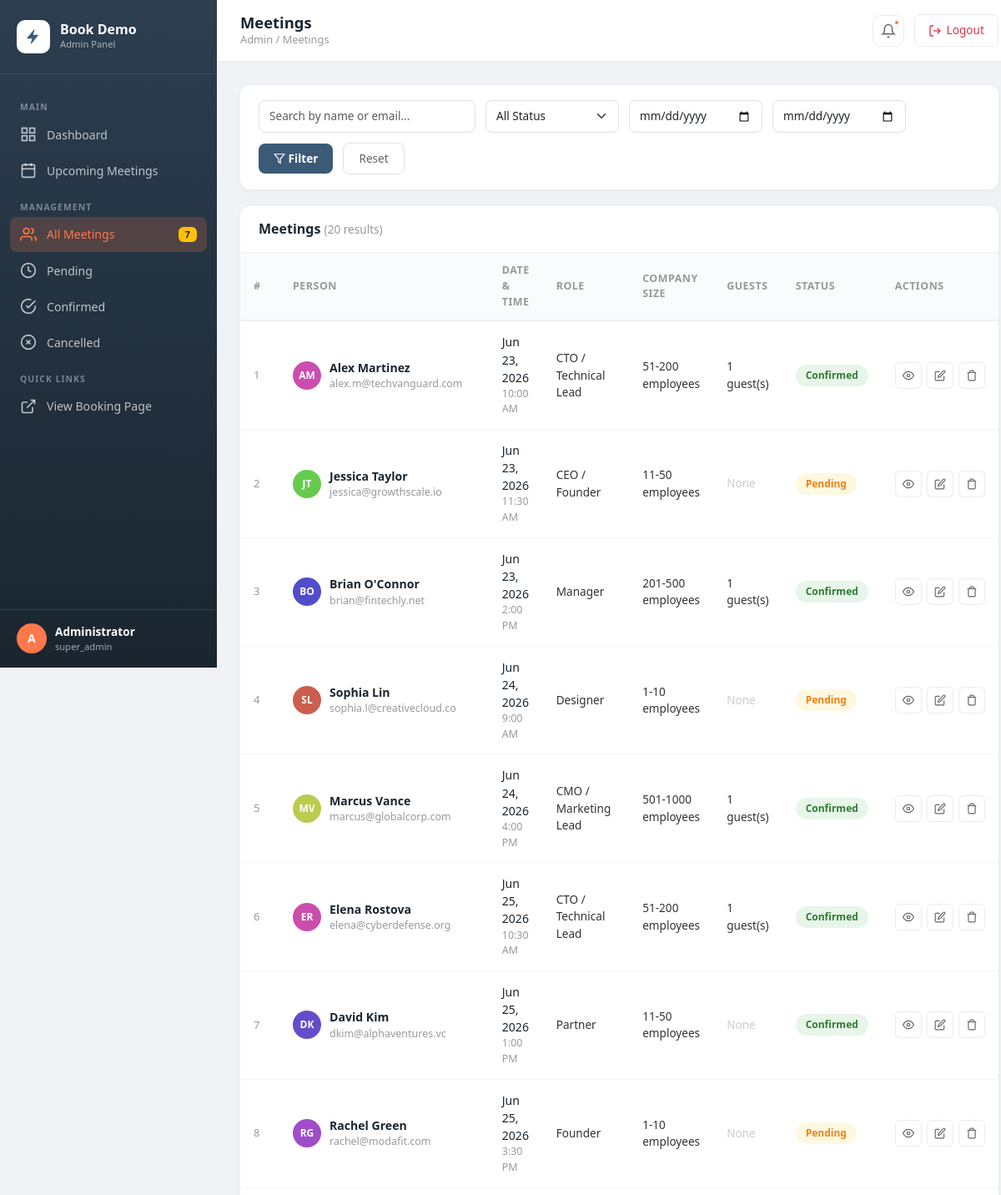
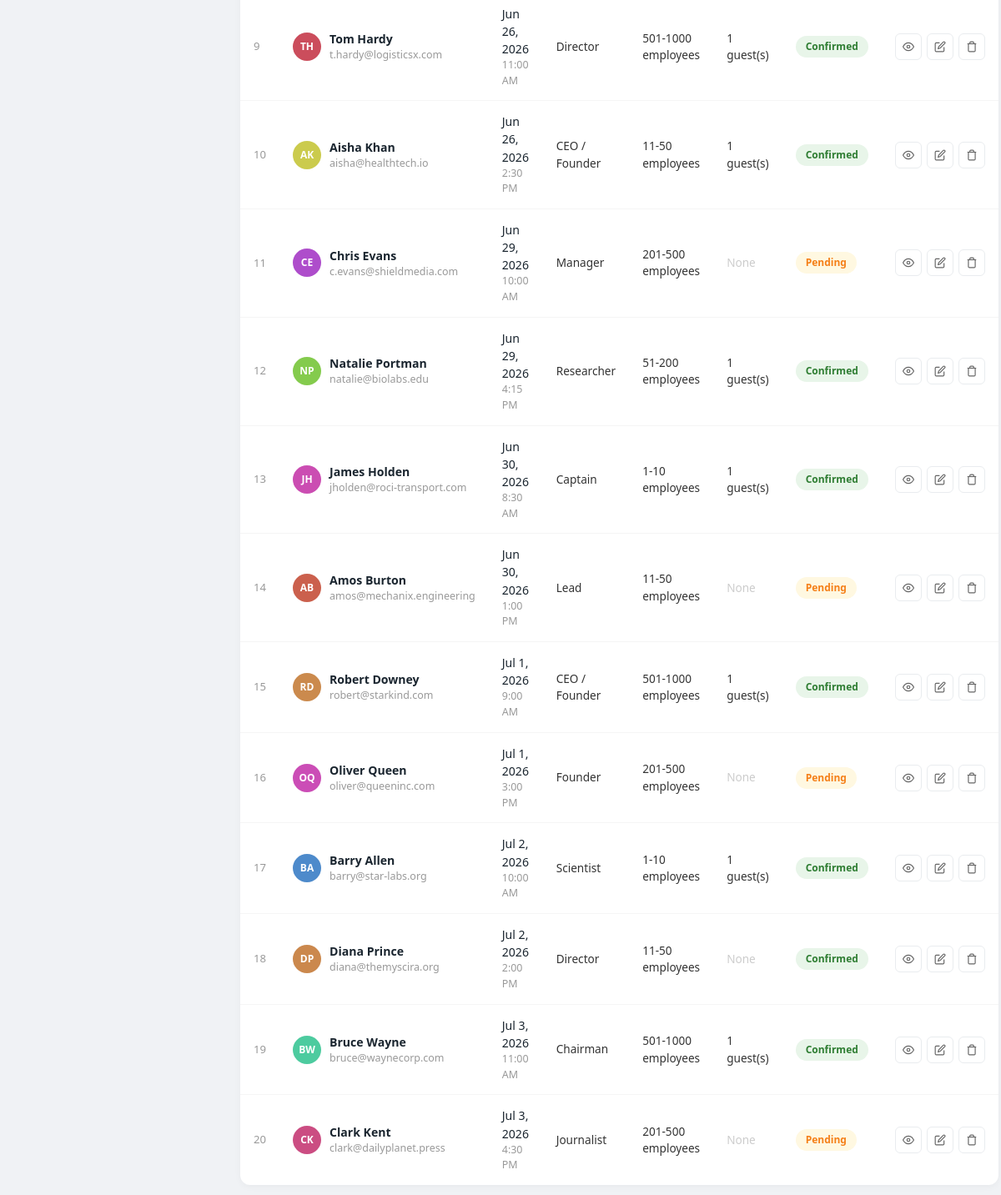
Screenshot of /admin/meetings.php (signed in) with the database file from the repository (2 pictures, top to bottom).
### tables this page shows
CREATE TABLE IF NOT EXISTS `bookings` (
  `id` INT UNSIGNED NOT NULL AUTO_INCREMENT,
  `first_name` VARCHAR(100) NOT NULL,
  `last_name` VARCHAR(100) NOT NULL,
  `email` VARCHAR(255) NOT NULL,
  `role` VARCHAR(100) DEFAULT NULL,
  `employees` VARCHAR(50) DEFAULT NULL,
  `website_url` VARCHAR(500) DEFAULT NULL,
  `ai_search_experience` VARCHAR(100) DEFAULT NULL,
  `referral_source` VARCHAR(100) DEFAULT NULL,
  `notes` TEXT DEFAULT NULL,
  `guest_emails` TEXT DEFAULT NULL,
  `selected_date` DATE NOT NULL,
  `selected_time` VARCHAR(10) NOT NULL,
  `status` ENUM('pending', 'confirmed', 'cancelled', 'completed') NOT NULL DEFAULT 'pending',
  `created_at` TIMESTAMP DEFAULT CURRENT_TIMESTAMP,
  `updated_at` TIMESTAMP DEFAULT CURRENT_TIMESTAMP ON UPDATE CURRENT_TIMESTAMP,
  PRIMARY KEY (`id`),
  INDEX `idx_email` (`email`),
  INDEX `idx_date` (`selected_date`),
  INDEX `idx_status` (`status`)
);

### includes/classes/Database.php (called while the page is built, shortened)
<?php
class Database
{
    private static ?Database $instance = null;
    private ?PDO $pdo = null;
    private string $host;
    private string $dbName;
    private string $username;
    private string $password;
    private string $charset;
    private function __construct()
    {
        $this->host = DB_HOST;
        $this->dbName = DB_NAME;
        $this->username = DB_USER;
        $this->password = DB_PASS;
        $this->charset = DB_CHARSET;
    }
    public static function getInstance(): Database
    {
        if (self::$instance === null) {
            self::$instance = new self();
        }
        return self::$instance;
    }
    public function getConnection(): PDO
    {
        if ($this->pdo === null) {
            try {
                $dsn = "mysql:host={$this->host};dbname={$this->dbName};charset={$this->charset}";
                $options = [
                    PDO::ATTR_ERRMODE => PDO::ERRMODE_EXCEPTION,
                    PDO::ATTR_DEFAULT_FETCH_MODE => PDO::FETCH_ASSOC,
                    PDO::ATTR_EMULATE_PREPARES => false,
                    PDO::MYSQL_ATTR_INIT_COMMAND => "SET NAMES {$this->charset}",
                ];
                $this->pdo = new PDO($dsn, $this->username, $this->password, $options);
            } catch (PDOException $e) {
                throw new Exception("Database connection failed: " . $e->getMessage());
            }
        }
        return $this->pdo;
    }
    public function query(string $sql, array $params = []): PDOStatement
    {
        $stmt = $this->getConnection()->prepare($sql);
        $stmt->execute($params);
        return $stmt;
    }
    public function fetchAll(string $sql, array $params = []): array
    {
        return $this->query($sql, $params)->fetchAll();
    }
}

### includes/classes/Meeting.php (called while the page is built, shortened)
<?php
require_once __DIR__ . '/Database.php';
class Meeting
{
    private ?int $id = null;
    private string $firstName = '';
    private string $lastName = '';
    private string $email = '';
    private string $role = '';
    private string $employees = '';
    private string $guestEmails = '';
    private string $selectedDate = '';
    private string $selectedTime = '';
    private string $status = 'pending';
    public function getId(): ?int { return $this->id; }
    public function getFirstName(): string { return $this->firstName; }
    public function getLastName(): string { return $this->lastName; }
    public function getEmail(): string { return $this->email; }
    public function getRole(): string { return $this->role; }
    public function getEmployees(): string { return $this->employees; }
    public function getStatus(): string { return $this->status; }
    public function getFullName(): string
    {
        return trim($this->firstName . ' ' . $this->lastName);
    }
    public function getFormattedDate(): string
    {
        return date('M j, Y', strtotime($this->selectedDate));
    }
    public function getFormattedTime(): string
    {
        return date('g:i A', strtotime($this->selectedTime));
    }
    public function getGuestEmailList(): array
    {
        if (empty($this->guestEmails)) return [];
        return array_filter(array_map('trim', explode(',', $this->guestEmails)));
    }
    public function getGuestCount(): int
    {
        return count($this->getGuestEmailList());
    }
    public function getStatusLabel(): string
    {
        return match ($this->status) {
            'confirmed' => 'Confirmed',
            'pending' => 'Pending',
            'cancelled' => 'Cancelled',
            'completed' => 'Completed',
            default => ucfirst($this->status),
        };
    }
    public static function getAll(array $filters = [], string $orderBy = 'selected_date', string $orderDir = 'ASC'): array
    {
        try {
            $db = Database::getInstance();
            $sql = "SELECT * FROM bookings WHERE 1=1";
            $params = [];
            $orderDir = strtoupper($orderDir) === 'DESC' ? 'DESC' : 'ASC';
            $allowedOrders = ['selected_date', 'created_at', 'first_name', 'email', 'status'];
            $sql .= " ORDER BY {$orderBy} {$orderDir}";
            $rows = $db->fetchAll($sql, $params);
            return array_map(function ($row) {
                $meeting = new self();
                $meeting->hydrate($row);
                return $meeting;
            }, $rows);
        } catch (Exception $e) {
            return [];
        }
    }
    private function hydrate(array $row): void
    {
        $this->id = (int) ($row['id'] ?? null);
        $this->firstName = $row['first_name'] ?? '';
        $this->lastName = $row['last_name'] ?? '';
        $this->email = $row['email'] ?? '';
        $this->role = $row['role'] ?? '';
        $this->employees = $row['employees'] ?? '';
        $this->guestEmails = $row['guest_emails'] ?? '';
        $this->selectedDate = $row['selected_date'] ?? '';
        $this->selectedTime = $row['selected_time'] ?? '';
        $this->status = $row['status'] ?? 'pending';
    }
}

### admin/meetings.php (the view, shortened to what this page needs)
<?php
require_once __DIR__ . '/../includes/classes/Meeting.php';
$filters = [];
$getSearch = $_GET['search'] ?? '';
$getDateFrom = $_GET['date_from'] ?? '';
$getDateTo = $_GET['date_to'] ?? '';
$meetings = Meeting::getAll($filters, 'selected_date', 'ASC');
?>
<!DOCTYPE html>
<html lang="en">
<head>
    <link href="https://cdn.jsdelivr.net/npm/bootstrap@5.3.3/dist/css/bootstrap.min.css" rel="stylesheet">
    <link rel="stylesheet" href="../css/admin.css">
</head>
<body>
<div class="admin-wrapper">
    <?php include __DIR__ . '/../includes/partials/admin_sidebar.php'; ?>
    <main class="admin-main">
        <?php include __DIR__ . '/../includes/partials/admin_topbar.php'; ?>
        <div class="admin-content">
            <div class="filter-bar">
                <form method="GET" action="meetings.php" id="filter-form" style="display: flex; align-items: center; gap: 12px; flex-wrap: wrap; flex: 1;">
                    <input type="text" name="search" class="form-control" placeholder="Search by name or email..." value="<?= htmlspecialchars($getSearch) ?>" style="max-width: 260px;">
                    <select name="status" class="form-select" style="max-width: 160px;">
                        <option value="">All Status</option>
                    </select>
                    <input type="date" name="date_from" class="form-control" value="<?= htmlspecialchars($getDateFrom) ?>" style="max-width: 160px;" placeholder="From">
                    <input type="date" name="date_to" class="form-control" value="<?= htmlspecialchars($getDateTo) ?>" style="max-width: 160px;" placeholder="To">
                    <button type="submit" class="btn-filter">
                        <svg width="14" height="14" viewBox="0 0 24 24" fill="none" stroke="currentColor" stroke-width="2" style="vertical-align: -2px;"><polygon points="22 3 2 3 10 12.46 10 19 14 21 14 12.46 22 3"/></svg>
                        Filter
                    </button>
                    <button type="button" id="filter-reset" class="btn-reset">Reset</button>
                </form>
            </div>
            <div class="content-card">
                <div class="card-header">
                    <h3><?= htmlspecialchars($pageTitle) ?> <span style="font-weight: 400; font-size: 0.85rem; color: #999;">(<?= count($meetings) ?> results)</span></h3>
                </div>
                <div class="card-body" style="padding: 0;">
                    <?php if (empty($meetings)): ?>
                        <div class="empty-state">
                            <svg viewBox="0 0 24 24" fill="none" stroke="currentColor" stroke-width="2"><path d="M17 21v-2a4 4 0 0 0-4-4H5a4 4 0 0 0-4 4v2"/><circle cx="9" cy="7" r="4"/><path d="M23 21v-2a4 4 0 0 0-3-3.87"/><path d="M16 3.13a4 4 0 0 1 0 7.75"/></svg>
                            <h3>No meetings found</h3>
                            <p>Try adjusting your filters or wait for new bookings.</p>
                        </div>
                    <?php else: ?>
                        <div style="overflow-x: auto;">
                            <table class="meetings-table">
                                <thead>
                                    <tr>
                                        <th>#</th>
                                        <th>Person</th>
                                        <th>Date & Time</th>
                                        <th>Role</th>
                                        <th>Company Size</th>
                                        <th>Guests</th>
                                        <th>Status</th>
                                        <th>Actions</th>
                                    </tr>
                                </thead>
                                <tbody>
                                    <?php foreach ($meetings as $index => $meeting): ?>
                                        <tr>
                                            <td style="color: #999; font-size: 0.82rem;"><?= $meeting->getId() ?></td>
                                            <td>
                                                <div class="meeting-person">
                                                    <div class="meeting-avatar" style="background: hsl(<?= crc32($meeting->getEmail()) % 360 ?>, 55%, 55%);">
                                                        <?= strtoupper(substr($meeting->getFirstName(), 0, 1) . substr($meeting->getLastName(), 0, 1)) ?>
                                                    </div>
                                                    <div class="meeting-person-info">
                                                        <div class="person-name"><?= htmlspecialchars($meeting->getFullName()) ?></div>
                                                        <div class="person-email"><?= htmlspecialchars($meeting->getEmail()) ?></div>
                                                    </div>
                                                </div>
                                            </td>
                                            <td>
                                                <div class="meeting-datetime">
                                                    <div class="meeting-date"><?= htmlspecialchars($meeting->getFormattedDate()) ?></div>
                                                    <div class="meeting-time"><?= htmlspecialchars($meeting->getFormattedTime()) ?></div>
                                                </div>
                                            </td>
                                            <td style="font-size: 0.85rem;"><?= htmlspecialchars(ROLE_OPTIONS[$meeting->getRole()] ?? ucfirst($meeting->getRole())) ?></td>
                                            <td style="font-size: 0.85rem;"><?= htmlspecialchars(EMPLOYEE_OPTIONS[$meeting->getEmployees()] ?? $meeting->getEmployees()) ?></td>
                                            <td style="font-size: 0.85rem;"><?= $meeting->getGuestCount() > 0 ? $meeting->getGuestCount() . ' guest(s)' : '<span style="color:#ccc;">None</span>' ?></td>
                                            <td>
                                                <span class="status-badge status-<?= $meeting->getStatus() ?>">
                                                    <?= htmlspecialchars($meeting->getStatusLabel()) ?>
                                                </span>
                                            </td>
                                            <td>
                                                <div class="action-btns">
                                                    <a href="meeting_view.php?id=<?= $meeting->getId() ?>" class="btn-action view" title="View Details">
                                                        <svg width="14" height="14" viewBox="0 0 24 24" fill="none" stroke="currentColor" stroke-width="2"><path d="M1 12s4-8 11-8 11 8 11 8-4 8-11 8-11-8-11-8z"/><circle cx="12" cy="12" r="3"/></svg>
                                                    </a>
                                                    <a href="meeting_edit.php?id=<?= $meeting->getId() ?>" class="btn-action edit" title="Edit Meeting">
                                                        <svg width="14" height="14" viewBox="0 0 24 24" fill="none" stroke="currentColor" stroke-width="2"><path d="M11 4H4a2 2 0 0 0-2 2v14a2 2 0 0 0 2 2h14a2 2 0 0 0 2-2v-7"/><path d="M18.5 2.5a2.121 2.121 0 0 1 3 3L12 15l-4 1 1-4 9.5-9.5z"/></svg>
                                                    </a>
                                                    <form method="POST" action="meeting_delete.php" class="delete-form" style="display:inline;">
                                                        <button type="submit" class="btn-action delete" title="Delete Meeting">
                                                            <svg width="14" height="14" viewBox="0 0 24 24" fill="none" stroke="currentColor" stroke-width="2"><polyline points="3 6 5 6 21 6"/><path d="M19 6v14a2 2 0 0 1-2 2H7a2 2 0 0 1-2-2V6m3 0V4a2 2 0 0 1 2-2h4a2 2 0 0 1 2 2v2"/></svg>
                                                        </button>
                                                    </form>
                                                </div>
                                            </td>
                                        </tr>
                                    <?php endforeach; ?>
                                </tbody>
                            </table>
                        </div>
                    <?php endif; ?>
                </div>
            </div>
        </div>
    </main>
</div>
</body>
</html>

### rows the page displays
bookings: id "1", first_name+last_name "AM", $meeting->getFullName() "Alex Martinez", email "alex.m@techvanguard.com", selected_date "Jun 23, 2026", selected_time "10:00 AM", role "CTO / Technical Lead", employees "51-200 employees", guest_emails "1", status "Confirmed"
bookings: id "2", first_name+last_name "JT", $meeting->getFullName() "Jessica Taylor", email "jessica@growthscale.io", selected_date "Jun 23, 2026", selected_time "11:30 AM", role "CEO / Founder", employees "11-50 employees", shows "None", status "Pending"
bookings: id "3", first_name+last_name "BO", $meeting->getFullName() "Brian O'Connor", email "brian@fintechly.net", selected_date "Jun 23, 2026", selected_time "2:00 PM", role "Manager", employees "201-500 employees", guest_emails "1", status "Confirmed"
bookings: id "4", first_name+last_name "SL", $meeting->getFullName() "Sophia Lin", email "sophia.l@creativecloud.co", selected_date "Jun 24, 2026", selected_time "9:00 AM", role "Designer", employees "1-10 employees", shows "None", status "Pending"
bookings: id "5", first_name+last_name "MV", $meeting->getFullName() "Marcus Vance", email "marcus@globalcorp.com", selected_date "Jun 24, 2026", selected_time "4:00 PM", role "CMO / Marketing Lead", employees "501-1000 employees", guest_emails "1", status "Confirmed"
bookings: id "6", first_name+last_name "ER", $meeting->getFullName() "Elena Rostova", email "elena@cyberdefense.org", selected_date "Jun 25, 2026", selected_time "10:30 AM", role "CTO / Technical Lead", employees "51-200 employees", guest_emails "1", status "Confirmed"
bookings: id "7", first_name+last_name "DK", $meeting->getFullName() "David Kim", email "dkim@alphaventures.vc", selected_date "Jun 25, 2026", selected_time "1:00 PM", role "Partner", employees "11-50 employees", shows "None", status "Confirmed"
bookings: id "8", first_name+last_name "RG", $meeting->getFullName() "Rachel Green", email "rachel@modafit.com", selected_date "Jun 25, 2026", selected_time "3:30 PM", role "Founder", employees "1-10 employees", shows "None", status "Pending"
bookings: id "9", first_name+last_name "TH", $meeting->getFullName() "Tom Hardy", email "t.hardy@logisticsx.com", selected_date "Jun 26, 2026", selected_time "11:00 AM", role "Director", employees "501-1000 employees", guest_emails "1", status "Confirmed"
bookings: id "10", first_name+last_name "AK", $meeting->getFullName() "Aisha Khan", email "aisha@healthtech.io", selected_date "Jun 26, 2026", selected_time "2:30 PM", role "CEO / Founder", employees "11-50 employees", guest_emails "1", status "Confirmed"
bookings: id "11", first_name+last_name "CE", $meeting->getFullName() "Chris Evans", email "c.evans@shieldmedia.com", selected_date "Jun 29, 2026", selected_time "10:00 AM", role "Manager", employees "201-500 employees", shows "None", status "Pending"
bookings: id "12", first_name+last_name "NP", $meeting->getFullName() "Natalie Portman", email "natalie@biolabs.edu", selected_date "Jun 29, 2026", selected_time "4:15 PM", role "Researcher", employees "51-200 employees", guest_emails "1", status "Confirmed"
bookings: id "13", first_name+last_name "JH", $meeting->getFullName() "James Holden", email "jholden@roci-transport.com", selected_date "Jun 30, 2026", selected_time "8:30 AM", role "Captain", employees "1-10 employees", guest_emails "1", status "Confirmed"
bookings: id "14", first_name+last_name "AB", $meeting->getFullName() "Amos Burton", email "amos@mechanix.engineering", selected_date "Jun 30, 2026", selected_time "1:00 PM", role "Lead", employees "11-50 employees", shows "None", status "Pending"
bookings: id "15", first_name+last_name "RD", $meeting->getFullName() "Robert Downey", email "robert@starkind.com", selected_date "Jul 1, 2026", selected_time "9:00 AM", role "CEO / Founder", employees "501-1000 employees", guest_emails "1", status "Confirmed"
bookings: id "16", first_name+last_name "OQ", $meeting->getFullName() "Oliver Queen", email "oliver@queeninc.com", selected_date "Jul 1, 2026", selected_time "3:00 PM", role "Founder", employees "201-500 employees", shows "None", status "Pending"
bookings: id "17", first_name+last_name "BA", $meeting->getFullName() "Barry Allen", email "barry@star-labs.org", selected_date "Jul 2, 2026", selected_time "10:00 AM", role "Scientist", employees "1-10 employees", guest_emails "1", status "Confirmed"
bookings: id "18", first_name+last_name "DP", $meeting->getFullName() "Diana Prince", email "diana@themyscira.org", selected_date "Jul 2, 2026", selected_time "2:00 PM", role "Director", employees "11-50 employees", shows "None", status "Confirmed"
bookings: id "19", first_name+last_name "BW", $meeting->getFullName() "Bruce Wayne", email "bruce@waynecorp.com", selected_date "Jul 3, 2026", selected_time "11:00 AM", role "Chairman", employees "501-1000 employees", guest_emails "1", status "Confirmed"
bookings: id "20", first_name+last_name "CK", $meeting->getFullName() "Clark Kent", email "clark@dailyplanet.press", selected_date "Jul 3, 2026", selected_time "4:30 PM", role "Journalist", employees "201-500 employees", shows "None", status "Pending"

### other values shown
$pendingCount "7"
substr(Admin::getCurrentName(), 0, 1) "A"
Admin::getCurrentName() "Administrator"
Admin::getCurrentRole() "super_admin"
$pageTitle "Meetings"
count($meetings) "20"
